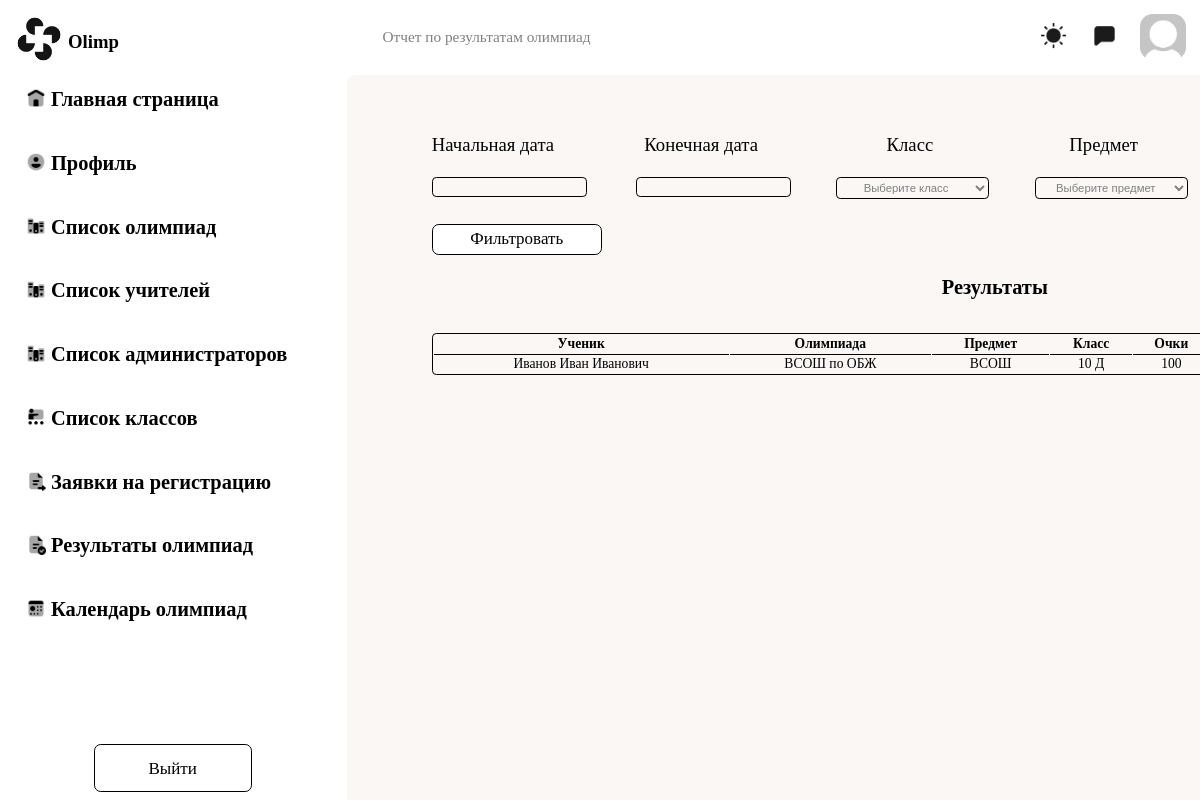
Screenshot of /docs/dashboard/ (signed in) with the database file from the repository.
### result/models.py (models this page shows, shortened)
class Result(models.Model):
    class Meta:
        verbose_name_plural = 'Резльтаты олимпиад'
        verbose_name = 'Результат олимпиады'
    PARTICIPANT = 'У'
    PRIZE = 'ПР'
    WINNER = 'ПОБД'
    STATUSRES = [
        (PARTICIPANT, 'Участник'),
        (PRIZE, 'Призер'),
        (WINNER, 'Победитель')
    ]
    info_children = models.ForeignKey(to="users.User", on_delete=models.CASCADE,
                                      verbose_name='Информация об ученике')
    info_olympiad = models.ForeignKey(to='main.Olympiad', on_delete=models.CASCADE,
                                      verbose_name='Информация об олимпиаде')
    points = models.IntegerField(verbose_name='Количество намбранных очков')
    status_result = models.CharField(verbose_name='Статус результата', max_length=256, choices=STATUSRES,
                                     default=PARTICIPANT)
    advanced = models.BooleanField(default=False, verbose_name='Прошел на следующий этап')
    date_added = models.DateTimeField(auto_now_add=True)

### users/models.py (models this page shows, shortened)
class User(AbstractUser):
    class Meta:
        verbose_name_plural = "Пользователи"
        verbose_name = "Пользователь"
    class Gender(models.TextChoices):
        MALE = 'М'
        WOMENS = 'Ж'
    image = models.ImageField(upload_to='users_images', null=True, blank=True)
    surname = models.CharField(
        "Отчество пользователя (при наличии)", max_length=256, blank=True, null=True
    )
    birth_date = models.DateField('Дата рождения', blank=True, null=True)
    gender = models.CharField("Пол учителя", max_length=2, choices=Gender.choices, default=Gender.MALE)
    is_teacher = models.BooleanField("Учитель", default=False, blank=True,
                                     null=True)  # null ИЗМЕНИТЬ НА FALSE когда будет страница регистрации
    is_child = models.BooleanField("Ученик", default=False, blank=True,
                                   null=True)  # null ИЗМЕНИТЬ НА FALSE когда будет страница регистрации
    is_admin = models.BooleanField("Администратор",
                                   default=False, blank=True,
                                   null=True)  # null ИЗМЕНИТЬ НА FALSE когда будет страница регистрации
    classroom_guide = models.ForeignKey('main.Classroom', related_name='classroom_teachers', blank=True,
                                        on_delete=models.CASCADE, null=True)
    subject = models.ManyToManyField(to="main.Subject", verbose_name="Какой предмет ведёт учитель", blank=True)
    post_job_teacher = models.ManyToManyField(to="main.Post", verbose_name="Должность учителя", blank=True)
    classroom = models.ForeignKey(to='main.Classroom', on_delete=models.CASCADE, verbose_name='Класс ученика',
                                  blank=True, null=True)
    def get_full_name(self):
        return f"{self.last_name} {self.first_name} {self.surname}"

### main/models.py (models this page shows, shortened)
class Olympiad(models.Model):
    class Meta:
        verbose_name_plural = "Олимпиады"
        verbose_name = 'Олимпиада'
    name = models.CharField('Название олимпиады', max_length=256)
    description = models.TextField('Описание олимпиады', blank=True, null=True)
    category = models.ForeignKey(to='categories', on_delete=models.CASCADE, verbose_name='Категория олимпиады',
                                 max_length=256)
    level = models.ForeignKey(to='Level_olympiad', on_delete=models.CASCADE, verbose_name='Название уровня',
                              max_length=256)
    next_stage = models.ForeignKey('Stage', on_delete=models.SET_NULL, null=True, blank=True,
                                   related_name='next_olympiads', verbose_name='Следующий этап')
    stage = models.ForeignKey(to='Stage', on_delete=models.CASCADE, verbose_name='Название этапа', max_length=256)
    subject = models.ForeignKey('Subject', on_delete=models.CASCADE, verbose_name='Название школьного предмета')
    class_olympiad = models.IntegerField('Класс олимпиады')
    date = models.DateField('Дата проведения')
    time = models.TimeField('Время проведения')
    location = models.CharField('Место проведения олимпиады', max_length=256)

class Subject(models.Model):
    class Meta:
        verbose_name_plural = "Школьные предметы"
        verbose_name = 'Школьный предмет'
    name = models.CharField('Название школьного предмета', max_length=256, unique=True)

class Classroom(models.Model):
    class Meta:
        verbose_name_plural = "Учебные классы"
        verbose_name = 'Учебный класс'
    number = models.IntegerField('Цифра', blank=True, null=True)
    letter = models.CharField('Буква', max_length=1, blank=True, null=True)
    teacher = models.ForeignKey(to='users.User', blank=True, null=True, on_delete=models.CASCADE,
                                related_name='teacher')
    child = models.ManyToManyField(to='users.User', blank=True, related_name='Child')

### docs/views.py (the view)
# urls.py: path('dashboard/', DashboardView.as_view(), name='dashboard'),
class DashboardView(AdminRequiredMixin, ListView):
    model = Result
    template_name = 'dashboard.html'
    context_object_name = 'results'
    def get_queryset(self):
        queryset = super().get_queryset()
        start_date = self.request.GET.get('start-date')
        end_date = self.request.GET.get('end-date')
        class_filter = self.request.GET.get('class')
        subject_filter = self.request.GET.get('subject')
        student_filter = self.request.GET.get('student')
        olympiad_filter = self.request.GET.get('olympiad')
        if start_date and end_date:
            queryset = queryset.filter(date_added__range=[start_date, end_date])
        if class_filter:
            queryset = queryset.filter(info_children__classroom__id=class_filter)
        if subject_filter:
            queryset = queryset.filter(info_olympiad__subject__id=subject_filter)
        if student_filter:
            queryset = queryset.filter(
                Q(info_children__first_name__icontains=student_filter) |
                Q(info_children__last_name__icontains=student_filter) |
                Q(info_children__surname__icontains=student_filter)
            )
        if olympiad_filter:
            queryset = queryset.filter(info_olympiad__id=olympiad_filter)
        return queryset
    def get_context_data(self, **kwargs):
        context = super().get_context_data(**kwargs)
        context['classrooms'] = Classroom.objects.all()
        context['subjects'] = Subject.objects.all()
        context['olympiads'] = Olympiad.objects.all()
        return context

### users/mixins.py (called while the page is built)
    def dispatch(self, request, *args, **kwargs):
        if not request.user.is_authenticated or not request.user.is_admin:
            raise PermissionDenied
        return super().dispatch(request, *args, **kwargs)

### docs/templates/dashboard.html (shortened to what this page needs)
{% load static %}
<!DOCTYPE html>
<html lang="en">
<head>
    <link rel="stylesheet" href="https://code.jquery.com/ui/1.12.1/themes/base/jquery-ui.css">
    <link rel="stylesheet" href="{% static 'dashboard/dashboard.css' %}">
    <link rel="stylesheet" href="{% static 'header/header.css' %}">
    <link rel="stylesheet" href="{% static 'navbar/navbar.css' %}">
</head>
{% include 'header/header.html' %}
<p class="wordhead">Отчет по результатам олимпиад</p>
{% include 'navbar/navbar.html' %}
<body>
<div class="main">
    <div class="headpage">
    <form method="get" id="filterForm">
        <div class="startdata">
        <label for="start-date" class="text">Начальная дата</label>
        <input type="text" id="start-date" name="start-date" value="{{ request.GET.start_date }}">
        </div>
        <div class="enddata">
        <label for="end-date"  class="text">Конечная дата</label>
        <input type="text" id="end-date" name="end-date" value="{{ request.GET.end_date }}">
        </div>
        <div class="classroom">
        <label for="class" class="text">Класс</label>
        <select id="class" name="class">
            <option value="">Выберите класс</option>
        </select>
        </div>
        <div class="classsubject">
        <label for="subject" class="text">Предмет</label>
        <select id="subject" name="subject">
            <option value="">Выберите предмет</option>
        </select>
        </div>
        <button type="submit" class="filterbtn">Фильтровать</button>
    </form>
</div>
    <form method="get" action="{% url 'docs:export_excel' %}">
    </form>
    <h2>Результаты</h2>
    <table>
        <thead>
            <tr>
                <th>Ученик</th>
                <th>Олимпиада</th>
                <th>Предмет</th>
                <th>Класс</th>
                <th>Очки</th>
            </tr>
        </thead>
        <tbody>
            {% for result in results %}
                <tr>
                    <td>{{ result.info_children.get_full_name }}</td>
                    <td>{{ result.info_olympiad.name }}</td>
                    <td>{{ result.info_olympiad.subject.name }}</td>
                    <td>{{ result.info_children.classroom.number }} {{ result.info_children.classroom.letter }}</td>
                    <td>{{ result.points }}</td>
                </tr>
            {% endfor %}
        </tbody>
    </table>
</div>
</body>
</html>

### static/dashboard/dashboard.css (style rules this page uses)
html { overflow: hidden; font-family: Bahnschrift; zoom: 85%; max-width: 100%; max-height: 100%; animation: anim-navbar 0.3s linear; }
.main { position: fixed; background-color: #FBF7F4; width: 100%; height: 100%; margin-left: 400px; border-radius: 10px; padding-left: 100px; padding-top: 70px; }
.text { font-size: 22px; position: relative; }
.enddata, .classroom, .classsubject, .student, .olympiad { position: absolute; top: 70px; text-align: center; }
.enddata { left: 350px; }
.classroom { left:635px; }
.classsubject { left:850px; }
#start-date, #end-date, #class, #subject, #student, #olympiad { position: absolute; height: 27px; padding: 0; border-radius: 5px; background-color: #FBF7F4; border: 1px solid #000; text-align: center; top: 50px; color: gray; width: 180px; }
#start-date, #end-date { height: 22px; top: 120px; left: 100px; }
#end-date { top: 50px; margin-left: -110px; }
#class { left: -60px; }
#subject { left: -40px; }
.filterbtn, .excelbtn { position: relative; transition: background 0.3s; width: 200px; padding: 5px 0 5px 0; justify-content: center; align-items: center; flex-shrink: 0; border-radius: 8px; border: 1.5px solid #000; background: #FFF; text-align: center; bottom: 10px; font-family: Bahnschrift; font-size: 20px; font-weight: 400; line-height: normal; position: relative; }
.filterbtn { top: 80px; }
h2 { position: relative; left: 600px; top: 50px; }
table { position: relative; top: 70px; width:1395px; text-align: center; border: 1px solid #000; border-radius: 5px; }
table tr td { border-top: 1px solid #000; }

### static/header/header.css (style rules this page uses)
.wordhead { user-select: none; padding: 0; position: fixed; left: 450px; top: 15px; font-size: 18px; color: gray; }

### rows the page displays
Result: info_children.get_full_name "Иванов Иван Иванович", info_olympiad.name "ВСОШ по ОБЖ", info_olympiad.subject.name "ВСОШ", info_children.classroom.number "10", info_children.classroom.letter "Д", points "100"
